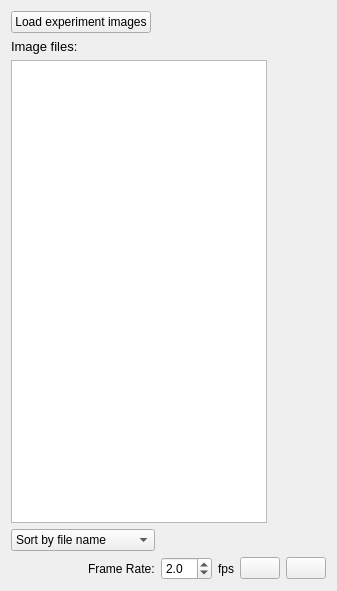
        <widget class="QWidget" name="page_6">
         <property name="geometry">
          <rect>
           <x>0</x>
           <y>0</y>
           <width>337</width>
           <height>591</height>
          </rect>
         </property>
         <attribute name="icon">
          <iconset resource="icons.qrc">
           <normaloff>:/resources/coupon_cropped.png</normaloff>:/resources/coupon_cropped.png</iconset>
         </attribute>
         <attribute name="label">
          <string>Experiment images</string>
         </attribute>
         <layout class="QVBoxLayout" name="verticalLayout_28">
          <item>
           <layout class="QVBoxLayout" name="verticalLayout">
            <item>
             <widget class="QPushButton" name="loadImage">
              <property name="sizePolicy">
               <sizepolicy hsizetype="Fixed" vsizetype="Fixed">
                <horstretch>0</horstretch>
                <verstretch>0</verstretch>
               </sizepolicy>
              </property>
              <property name="text">
               <string>Load experiment images</string>
              </property>
              <property name="icon">
               <iconset resource="icons.qrc">
                <normaloff>:/resources/loadImagesCoupon.png</normaloff>:/resources/loadImagesCoupon.png</iconset>
              </property>
              <property name="iconSize">
               <size>
                <width>40</width>
                <height>40</height>
               </size>
              </property>
             </widget>
            </item>
            <item>
             <widget class="QLabel" name="label">
              <property name="font">
               <font>
                <pointsize>10</pointsize>
               </font>
              </property>
              <property name="text">
               <string>Image files:</string>
              </property>
             </widget>
            </item>
            <item>
             <widget class="QListWidget" name="listFilesWidget">
              <property name="sizePolicy">
               <sizepolicy hsizetype="Fixed" vsizetype="MinimumExpanding">
                <horstretch>0</horstretch>
                <verstretch>0</verstretch>
               </sizepolicy>
              </property>
              <property name="minimumSize">
               <size>
                <width>220</width>
                <height>0</height>
               </size>
              </property>
              <property name="contextMenuPolicy">
               <enum>Qt::CustomContextMenu</enum>
              </property>
              <property name="selectionMode">
               <enum>QAbstractItemView::ExtendedSelection</enum>
              </property>
             </widget>
            </item>
            <item>
             <widget class="QComboBox" name="sortFilesComboBox">
              <property name="sizePolicy">
               <sizepolicy hsizetype="Fixed" vsizetype="Fixed">
                <horstretch>0</horstretch>
                <verstretch>0</verstretch>
               </sizepolicy>
              </property>
              <item>
               <property name="text">
                <string>Sort by file name</string>
               </property>
              </item>
              <item>
               <property name="text">
                <string>Sort by date created</string>
               </property>
              </item>
              <item>
               <property name="text">
                <string>Sort by date modified</string>
               </property>
              </item>
             </widget>
            </item>
            <item>
             <layout class="QHBoxLayout" name="horizontalLayout">
              <item>
               <spacer name="horizontalSpacer_14">
                <property name="orientation">
                 <enum>Qt::Horizontal</enum>
                </property>
                <property name="sizeHint" stdset="0">
                 <size>
                  <width>40</width>
                  <height>20</height>
                 </size>
                </property>
               </spacer>
              </item>
              <item>
               <widget class="QLabel" name="frameRateLabel">
                <property name="text">
                 <string>Frame Rate:</string>
                </property>
               </widget>
              </item>
              <item>
               <widget class="QDoubleSpinBox" name="frameRateSpinBox">
                <property name="decimals">
                 <number>1</number>
                </property>
                <property name="minimum">
                 <double>0.100000000000000</double>
                </property>
                <property name="maximum">
                 <double>10.000000000000000</double>
                </property>
                <property name="value">
                 <double>2.000000000000000</double>
                </property>
               </widget>
              </item>
              <item>
               <widget class="QLabel" name="fpsLabel">
                <property name="text">
                 <string>fps</string>
                </property>
               </widget>
              </item>
              <item>
               <widget class="QPushButton" name="pauseButton">
                <property name="sizePolicy">
                 <sizepolicy hsizetype="Fixed" vsizetype="Fixed">
                  <horstretch>0</horstretch>
                  <verstretch>0</verstretch>
                 </sizepolicy>
                </property>
                <property name="text">
                 <string/>
                </property>
                <property name="icon">
                 <iconset resource="icons.qrc">
                  <normaloff>:/resources/1413496681_Pause.png</normaloff>:/resources/1413496681_Pause.png</iconset>
                </property>
               </widget>
              </item>
              <item>
               <widget class="QPushButton" name="playButton">
                <property name="sizePolicy">
                 <sizepolicy hsizetype="Fixed" vsizetype="Fixed">
                  <horstretch>0</horstretch>
                  <verstretch>0</verstretch>
                 </sizepolicy>
                </property>
                <property name="text">
                 <string/>
                </property>
                <property name="icon">
                 <iconset resource="icons.qrc">
                  <normaloff>:/resources/1413496671_Play.png</normaloff>:/resources/1413496671_Play.png</iconset>
                </property>
               </widget>
              </item>
             </layout>
            </item>
           </layout>
          </item>
         </layout>
        </widget>
